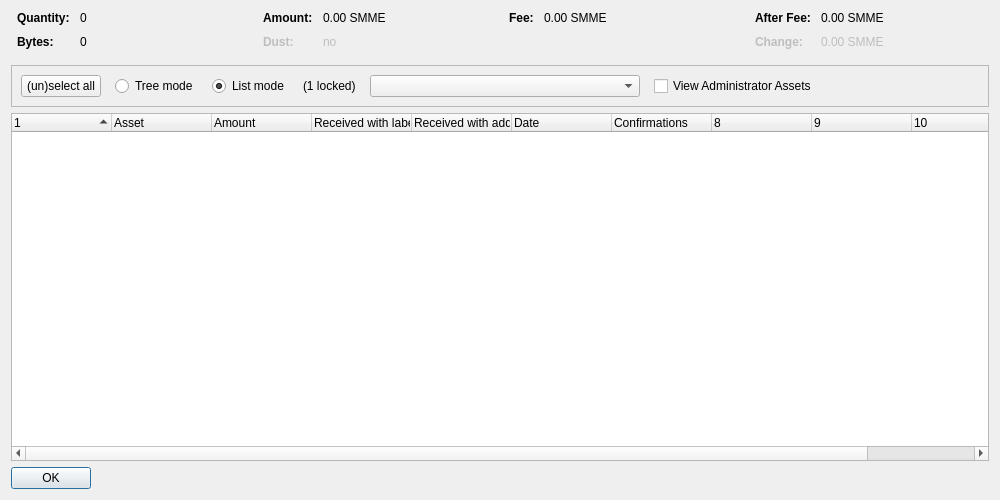
<?xml version="1.0" encoding="UTF-8"?>
<ui version="4.0">
 <class>AssetControlDialog</class>
 <widget class="QDialog" name="AssetControlDialog">
  <property name="geometry">
   <rect>
    <x>0</x>
    <y>0</y>
    <width>1000</width>
    <height>500</height>
   </rect>
  </property>
  <property name="windowTitle">
   <string>Asset Selection</string>
  </property>
  <layout class="QVBoxLayout" name="verticalLayout">
   <item>
    <layout class="QHBoxLayout" name="horizontalLayoutTop" stretch="0,0,0,0">
     <property name="topMargin">
      <number>0</number>
     </property>
     <property name="bottomMargin">
      <number>10</number>
     </property>
     <item>
      <layout class="QFormLayout" name="formLayoutAssetControl1">
       <property name="horizontalSpacing">
        <number>10</number>
       </property>
       <property name="verticalSpacing">
        <number>10</number>
       </property>
       <property name="leftMargin">
        <number>6</number>
       </property>
       <property name="rightMargin">
        <number>6</number>
       </property>
       <item row="0" column="0">
        <widget class="QLabel" name="labelAssetControlQuantityText">
         <property name="font">
          <font>
           <weight>75</weight>
           <bold>true</bold>
          </font>
         </property>
         <property name="text">
          <string>Quantity:</string>
         </property>
        </widget>
       </item>
       <item row="0" column="1">
        <widget class="QLabel" name="labelAssetControlQuantity">
         <property name="cursor">
          <cursorShape>IBeamCursor</cursorShape>
         </property>
         <property name="contextMenuPolicy">
          <enum>Qt::ActionsContextMenu</enum>
         </property>
         <property name="text">
          <string notr="true">0</string>
         </property>
         <property name="textInteractionFlags">
          <set>Qt::LinksAccessibleByMouse|Qt::TextSelectableByKeyboard|Qt::TextSelectableByMouse</set>
         </property>
        </widget>
       </item>
       <item row="1" column="0">
        <widget class="QLabel" name="labelAssetControlBytesText">
         <property name="font">
          <font>
           <weight>75</weight>
           <bold>true</bold>
          </font>
         </property>
         <property name="text">
          <string>Bytes:</string>
         </property>
        </widget>
       </item>
       <item row="1" column="1">
        <widget class="QLabel" name="labelAssetControlBytes">
         <property name="cursor">
          <cursorShape>IBeamCursor</cursorShape>
         </property>
         <property name="contextMenuPolicy">
          <enum>Qt::ActionsContextMenu</enum>
         </property>
         <property name="text">
          <string notr="true">0</string>
         </property>
         <property name="textInteractionFlags">
          <set>Qt::LinksAccessibleByMouse|Qt::TextSelectableByKeyboard|Qt::TextSelectableByMouse</set>
         </property>
        </widget>
       </item>
      </layout>
     </item>
     <item>
      <layout class="QFormLayout" name="formLayoutAssetControl2">
       <property name="horizontalSpacing">
        <number>10</number>
       </property>
       <property name="verticalSpacing">
        <number>10</number>
       </property>
       <property name="leftMargin">
        <number>6</number>
       </property>
       <property name="rightMargin">
        <number>6</number>
       </property>
       <item row="0" column="0">
        <widget class="QLabel" name="labelAssetControlAmountText">
         <property name="font">
          <font>
           <weight>75</weight>
           <bold>true</bold>
          </font>
         </property>
         <property name="text">
          <string>Amount:</string>
         </property>
        </widget>
       </item>
       <item row="0" column="1">
        <widget class="QLabel" name="labelAssetControlAmount">
         <property name="cursor">
          <cursorShape>IBeamCursor</cursorShape>
         </property>
         <property name="contextMenuPolicy">
          <enum>Qt::ActionsContextMenu</enum>
         </property>
         <property name="text">
          <string notr="true">0.00 SMME</string>
         </property>
         <property name="textInteractionFlags">
          <set>Qt::LinksAccessibleByMouse|Qt::TextSelectableByKeyboard|Qt::TextSelectableByMouse</set>
         </property>
        </widget>
       </item>
       <item row="1" column="0">
        <widget class="QLabel" name="labelAssetControlLowOutputText">
         <property name="enabled">
          <bool>false</bool>
         </property>
         <property name="font">
          <font>
           <weight>75</weight>
           <bold>true</bold>
          </font>
         </property>
         <property name="text">
          <string>Dust:</string>
         </property>
        </widget>
       </item>
       <item row="1" column="1">
        <widget class="QLabel" name="labelAssetControlLowOutput">
         <property name="enabled">
          <bool>false</bool>
         </property>
         <property name="cursor">
          <cursorShape>IBeamCursor</cursorShape>
         </property>
         <property name="contextMenuPolicy">
          <enum>Qt::ActionsContextMenu</enum>
         </property>
         <property name="text">
          <string notr="true">no</string>
         </property>
         <property name="textInteractionFlags">
          <set>Qt::LinksAccessibleByMouse|Qt::TextSelectableByKeyboard|Qt::TextSelectableByMouse</set>
         </property>
        </widget>
       </item>
      </layout>
     </item>
     <item>
      <layout class="QFormLayout" name="formLayoutAssetControl3">
       <property name="horizontalSpacing">
        <number>10</number>
       </property>
       <property name="verticalSpacing">
        <number>10</number>
       </property>
       <property name="leftMargin">
        <number>6</number>
       </property>
       <property name="rightMargin">
        <number>6</number>
       </property>
       <item row="0" column="0">
        <widget class="QLabel" name="labelAssetControlFeeText">
         <property name="font">
          <font>
           <weight>75</weight>
           <bold>true</bold>
          </font>
         </property>
         <property name="text">
          <string>Fee:</string>
         </property>
        </widget>
       </item>
       <item row="0" column="1">
        <widget class="QLabel" name="labelAssetControlFee">
         <property name="cursor">
          <cursorShape>IBeamCursor</cursorShape>
         </property>
         <property name="contextMenuPolicy">
          <enum>Qt::ActionsContextMenu</enum>
         </property>
         <property name="text">
          <string notr="true">0.00 SMME</string>
         </property>
         <property name="textInteractionFlags">
          <set>Qt::LinksAccessibleByMouse|Qt::TextSelectableByKeyboard|Qt::TextSelectableByMouse</set>
         </property>
        </widget>
       </item>
      </layout>
     </item>
     <item>
      <layout class="QFormLayout" name="formLayoutAssetControl4">
       <property name="horizontalSpacing">
        <number>10</number>
       </property>
       <property name="verticalSpacing">
        <number>10</number>
       </property>
       <property name="leftMargin">
        <number>6</number>
       </property>
       <property name="rightMargin">
        <number>6</number>
       </property>
       <item row="0" column="0">
        <widget class="QLabel" name="labelAssetControlAfterFeeText">
         <property name="font">
          <font>
           <weight>75</weight>
           <bold>true</bold>
          </font>
         </property>
         <property name="text">
          <string>After Fee:</string>
         </property>
        </widget>
       </item>
       <item row="0" column="1">
        <widget class="QLabel" name="labelAssetControlAfterFee">
         <property name="cursor">
          <cursorShape>IBeamCursor</cursorShape>
         </property>
         <property name="contextMenuPolicy">
          <enum>Qt::ActionsContextMenu</enum>
         </property>
         <property name="text">
          <string notr="true">0.00 SMME</string>
         </property>
         <property name="textInteractionFlags">
          <set>Qt::LinksAccessibleByMouse|Qt::TextSelectableByKeyboard|Qt::TextSelectableByMouse</set>
         </property>
        </widget>
       </item>
       <item row="1" column="0">
        <widget class="QLabel" name="labelAssetControlChangeText">
         <property name="enabled">
          <bool>false</bool>
         </property>
         <property name="font">
          <font>
           <weight>75</weight>
           <bold>true</bold>
          </font>
         </property>
         <property name="text">
          <string>Change:</string>
         </property>
        </widget>
       </item>
       <item row="1" column="1">
        <widget class="QLabel" name="labelAssetControlChange">
         <property name="enabled">
          <bool>false</bool>
         </property>
         <property name="cursor">
          <cursorShape>IBeamCursor</cursorShape>
         </property>
         <property name="contextMenuPolicy">
          <enum>Qt::ActionsContextMenu</enum>
         </property>
         <property name="text">
          <string notr="true">0.00 SMME</string>
         </property>
         <property name="textInteractionFlags">
          <set>Qt::LinksAccessibleByMouse|Qt::TextSelectableByKeyboard|Qt::TextSelectableByMouse</set>
         </property>
        </widget>
       </item>
      </layout>
     </item>
    </layout>
   </item>
   <item>
    <widget class="QFrame" name="frame">
     <property name="minimumSize">
      <size>
       <width>0</width>
       <height>40</height>
      </size>
     </property>
     <property name="frameShape">
      <enum>QFrame::StyledPanel</enum>
     </property>
     <property name="frameShadow">
      <enum>QFrame::Sunken</enum>
     </property>
     <layout class="QHBoxLayout" name="horizontalLayout">
      <item>
       <layout class="QHBoxLayout" name="horizontalLayoutPanel" stretch="0,0,0,0,0,0,0">
        <property name="spacing">
         <number>14</number>
        </property>
        <item>
         <widget class="QPushButton" name="pushButtonSelectAll">
          <property name="sizePolicy">
           <sizepolicy hsizetype="Maximum" vsizetype="Fixed">
            <horstretch>0</horstretch>
            <verstretch>0</verstretch>
           </sizepolicy>
          </property>
          <property name="text">
           <string>(un)select all</string>
          </property>
          <property name="autoDefault">
           <bool>false</bool>
          </property>
         </widget>
        </item>
        <item>
         <widget class="QRadioButton" name="radioTreeMode">
          <property name="sizePolicy">
           <sizepolicy hsizetype="Maximum" vsizetype="Fixed">
            <horstretch>0</horstretch>
            <verstretch>0</verstretch>
           </sizepolicy>
          </property>
          <property name="text">
           <string>Tree mode</string>
          </property>
         </widget>
        </item>
        <item>
         <widget class="QRadioButton" name="radioListMode">
          <property name="sizePolicy">
           <sizepolicy hsizetype="Maximum" vsizetype="Fixed">
            <horstretch>0</horstretch>
            <verstretch>0</verstretch>
           </sizepolicy>
          </property>
          <property name="text">
           <string>List mode</string>
          </property>
          <property name="checked">
           <bool>true</bool>
          </property>
         </widget>
        </item>
        <item>
         <widget class="QLabel" name="labelLocked">
          <property name="text">
           <string notr="true">(1 locked)</string>
          </property>
         </widget>
        </item>
        <item>
         <widget class="QComboBox" name="assetList">
          <property name="minimumContentsLength">
           <number>30</number>
          </property>
         </widget>
        </item>
        <item>
         <widget class="QCheckBox" name="viewAdministrator">
          <property name="toolTip">
           <string>View assets that you have the ownership asset for</string>
          </property>
          <property name="text">
           <string>View Administrator Assets</string>
          </property>
         </widget>
        </item>
        <item>
         <spacer name="horizontalSpacer">
          <property name="orientation">
           <enum>Qt::Horizontal</enum>
          </property>
          <property name="sizeHint" stdset="0">
           <size>
            <width>40</width>
            <height>20</height>
           </size>
          </property>
         </spacer>
        </item>
       </layout>
      </item>
     </layout>
    </widget>
   </item>
   <item>
    <widget class="AssetControlTreeWidget" name="treeWidget">
     <property name="contextMenuPolicy">
      <enum>Qt::CustomContextMenu</enum>
     </property>
     <property name="sortingEnabled">
      <bool>false</bool>
     </property>
     <property name="columnCount">
      <number>11</number>
     </property>
     <attribute name="headerShowSortIndicator" stdset="0">
      <bool>true</bool>
     </attribute>
     <attribute name="headerStretchLastSection">
      <bool>false</bool>
     </attribute>
     <column>
      <property name="text">
       <string/>
      </property>
     </column>
     <column>
      <property name="text">
       <string>Asset</string>
      </property>
     </column>
     <column>
      <property name="text">
       <string>Amount</string>
      </property>
     </column>
     <column>
      <property name="text">
       <string>Received with label</string>
      </property>
     </column>
     <column>
      <property name="text">
       <string>Received with address</string>
      </property>
     </column>
     <column>
      <property name="text">
       <string>Date</string>
      </property>
     </column>
     <column>
      <property name="text">
       <string>Confirmations</string>
      </property>
      <property name="toolTip">
       <string>Confirmed</string>
      </property>
     </column>
     <column>
      <property name="text">
       <string/>
      </property>
     </column>
     <column>
      <property name="text">
       <string/>
      </property>
     </column>
     <column>
      <property name="text">
       <string/>
      </property>
     </column>
     <column>
      <property name="text">
       <string/>
      </property>
     </column>
    </widget>
   </item>
   <item>
    <widget class="QDialogButtonBox" name="buttonBox">
     <property name="sizePolicy">
      <sizepolicy hsizetype="Maximum" vsizetype="Fixed">
       <horstretch>0</horstretch>
       <verstretch>0</verstretch>
      </sizepolicy>
     </property>
     <property name="orientation">
      <enum>Qt::Horizontal</enum>
     </property>
     <property name="standardButtons">
      <set>QDialogButtonBox::Ok</set>
     </property>
    </widget>
   </item>
  </layout>
 </widget>
 <customwidgets>
  <customwidget>
   <class>AssetControlTreeWidget</class>
   <extends>QTreeWidget</extends>
   <header location="global">qt/assetcontroltreewidget.h</header>
  </customwidget>
 </customwidgets>
 <resources/>
 <connections/>
</ui>
